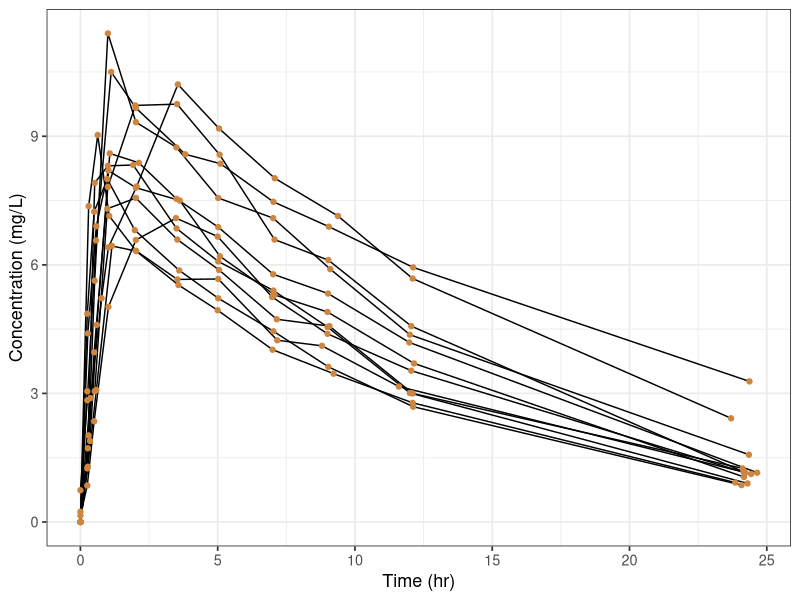

This chart was generated by the following R code:
#' ---
#' title: Theophylline PK
#' author: First Last
#' date: last-modified
#' format: html 
#' ---

#' The aim of this script is to show how to render R script into 
#' Quarto document. This is based on `knitr::spin` function
#' More info can be found [spin](https://bookdown.org/yihui/rmarkdown-cookbook/spin.html)

library(ggplot2)

#' ## Exploring the data
#' See @fig-conc for concentration-time profiles

#| label: fig-conc
#| fig-cap: Concentration-time profile
#| warning: false

ggplot(Theoph, aes(Time, conc, group=Subject)) + 
  geom_line() + 
  geom_point(color="peru") + 
  theme_bw(base_size = 13) + 
  labs(x = "Time (hr)", y = "Concentration (mg/L)")


#' One can also create a nice table as @tbl-conc 

#| label: tbl-conc 
#| tbl-cap: First 5 rows in Theophylline dataset 

Theoph |>
  dplyr::slice(1:5) |>
  knitr::kable()


#' We can use inline code 
{{ pi }}
#' as presented here